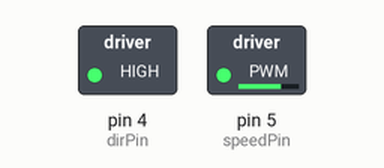
Simulated run of this sketch. Board: Arduino Uno, built with avr-gcc and run on an emulated ATmega328P. Shown: switched loads named in the sketch (green lamp = pin HIGH). Dashed ring = blinking.

Above: at 0.25 s.
Timing chart, 0 to 4.8 s (numbered marks = the images above):
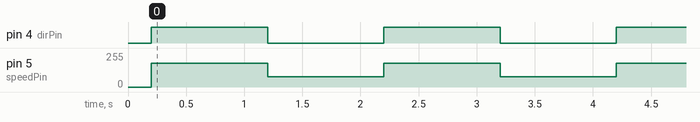

The sketch:

Servo.ino
```cpp
#define dirPin 4
#define speedPin 5

void setup()
{
  mot_init();
  delay(200);
  wheel(0);
}

void loop()
{
  wheel(180);
  delay(1000);
  wheel(-180);
  delay(1000);
}

void mot_init()
{
  pinMode(dirPin,OUTPUT);
  pinMode(speedPin, OUTPUT);
}
void wheel(int sp)
{
  analogWrite(speedPin,sp);

  if (sp < 0) digitalWrite(dirPin,LOW);
  if (sp >= 0) digitalWrite(dirPin,HIGH);

  if (sp > 254) sp = 250;
  if (sp < -254) sp = -250;
}
```

Measured:
- by itself, pin 4 (dirPin): alternates HIGH for 1.0 s and LOW for 1.0 s
- by itself, pin 5 (speedPin): alternates 180/255 for 1.0 s and 76/255 for 1.0 s
